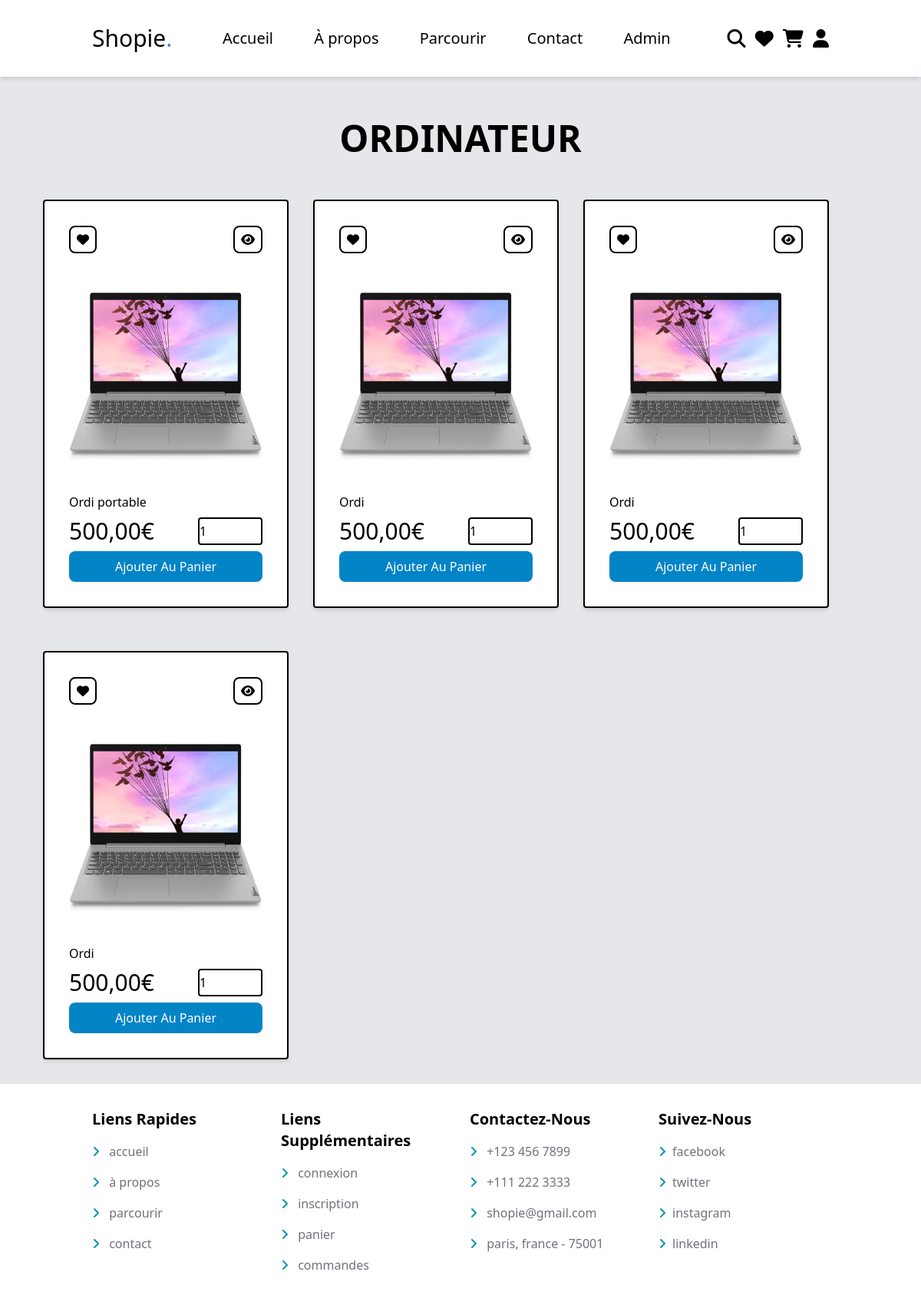
The page /index.php?action=category&category=ordinateur on the database its author committed.
### tables this page shows
CREATE TABLE `products` (
  `id` int NOT NULL,
  `name` varchar(255) NOT NULL,
  `details` text,
  `price` decimal(10,2) NOT NULL,
  `image_1` varchar(255) NOT NULL,
  `image_2` varchar(255) NOT NULL,
  `image_3` varchar(255) NOT NULL,
  `category` varchar(255) DEFAULT NULL
);

### controllers/ProductController.php (called while the page is built, shortened)
<?php
class ProductController {
    public function getProductsByCategory($categoryName) {
        $productModel = new ProductModel();
        $products = $productModel->getByCategory($categoryName);
        $this->renderView('category', ['products' => $products, 'categoryName' => $categoryName]);
    }
    private function renderView($viewName, $data = []) {
        include('./views/template.php');
        }
}

### index.php (called while the page is built, shortened)
<?php
$router = new Router();
$router->routerRequest();

### config/Database.php (called while the page is built)
<?php
class Database {
        private $pdo;
        public function __construct() {
            $this->pdo = new PDO('mysql:host=localhost;dbname=shopie_db', 'root', 'T6yeefjbw!');
        }
        public function getPdo() {
            return $this->pdo;
        }
}

### models/ProductModel.php (called while the page is built, shortened)
<?php
class ProductModel {
        private $pdo;
        public function __construct() {
            $this->pdo = (new Database())->getPdo();
        }
        public function getByCategory($categoryName) {
            $sql = "SELECT * FROM products WHERE category = ?";
            $stmt = $this->pdo->prepare($sql);
            $stmt->execute([$categoryName]);
            return $stmt->fetchAll();
        }
}

### views/category.php (the view, shortened to what this page needs)
<main class="bg-gray-200">
    <section class="products quick-view m-auto max-w-6xl p-8">
    <h1 class="heading text-5xl mb-8 uppercase text-center mt-6 font-semibold"><?= $categoryName ?></h1>
    <div class="box-container flex gap-8 flex-wrap">
    <?php foreach ($products as $product) : ?>
        <form action="" method="post" class="box w-80 flex flex-col gap-2 p-8 rounded border-black border-2 shadow-md mt-6 bg-white">
            <div class="flex justify-between mb-2 ">
                <button class="fas fa-heart fas fa-heart border-black border-2 p-2 rounded-lg hover:bg-gray-800 hover:text-white" type="submit" name="add_to_wishlist"></button>
                <a href="index.php?action=product&id=<?= $product['id'] ?>" class="fas fa-eye border-black border-2 p-2 rounded-lg hover:bg-gray-800 hover:text-white"></a>
            </div>
            <img class="h-72 w-full object-contain" src=./uploaded_images/<?= $product['image_1'] ?> alt="<?= $product['name'] ?>">
            <div class="name"><?= $product['name']; ?></div>
            <div class="flex justify-between">
                <div class="price text-3xl"><?= number_format($product['price'], 2, ',', ' ') ?><span>€</span></div>
                <input type="number" name="qty" class="border-black border-2 rounded qty" min="1" max="99" onkeypress="if(this.value.length == 2) return false;" value="1">
            </div>
            <input class="hover:bg-black cursor-pointer btn w-full py-2 px-4 bg-sky-600 rounded-lg text-white capitalize" type="submit" value="ajouter au panier" class="btn" name="add_to_cart">
        </form>
    <?php endforeach; ?>
    </div>
    </section>
</main>

### router/Router.php (shortened to what this page needs)
<?php
class Router {
    private $productController;
    public function __construct() {
        $this->productController = new ProductController();
    }
    public function routerRequest() {
        try {
            if (isset($_GET['action'])) {
                $action = $_GET['action'];
                switch ($action) {
                    case 'category' :
                        if (isset($_GET['category'])) {
                            $categoryName = $_GET['category'];
                            $this->productController->getProductsByCategory($categoryName);
                        } else {
                            throw new Exception("Nom de catégorie non valide");
                        }
                        break;
                    }
            } else {
                $this->productController->home();
            }
        } catch (Exception $e) {
            echo "Erreur : " . $e->getMessage();
        }
    }
}

### views/template.php (shortened to what this page needs)
<!DOCTYPE html>
<html>
<head>
    <link rel="stylesheet" href="https://unpkg.com/swiper@8/swiper-bundle.min.css" />
    <link rel="stylesheet" href="https://cdnjs.cloudflare.com/ajax/libs/font-awesome/6.1.1/css/all.min.css">
</head>
<body class="m-0 p-0 border-none outline-none no-underline box-border">
    <header class="sticky left-0 top-0 right-0 shadow-md bg-white z-10">
        <section class="flex p-8 items-center justify-between max-w-5xl m-auto">
            <a href="index.php" class="text-3xl">Shopie<span class="text-blue-500">.</span></a>
            <nav class="text-xl">
                <a class="mx-6 hover:text-cyan-600 hover:underline" href="index.php">Accueil</a>
                <a class="mx-6 hover:text-cyan-600 hover:underline" href="index.php?action=about">À propos</a>
                <a class="mx-6 hover:text-cyan-600 hover:underline" href="index.php?action=parcourir">Parcourir</a>
                <a class="mx-6 hover:text-cyan-600 hover:underline" href="index.php?action=contact">Contact</a>
                <a class="mx-6 hover:text-cyan-600 hover:underline" href="index.php?action=admin">Admin</a>
            </nav>
            <div>
            <a href="search_page.php"><i class="fas fa-search text-2xl ml-2"></i></a>
            <a href="wishlist.php"><i class="fas fa-heart text-2xl ml-2"></i><span></span></a>
            <a href="cart.php"><i class="fas fa-shopping-cart text-2xl ml-2"></i><span></span></a>
            <div id="user-btn" class="fas fa-user text-2xl ml-2"></div>
            </div>
        </section>
    </header>
    <?php include($contentView); ?>
    <footer>
        <section class="grid grid-cols-4 gap-6 items-start max-w-5xl m-auto p-8">
            <div class="flex flex-col gap-4">
                <h3 class="capitalize text-xl font-bold">liens rapides</h3>
                <a href="home.php" class="group text-zinc-500 hover:text-cyan-600"> <i class="fas fa-angle-right pr-2 text-cyan-600 duration-100 group-hover:pr-4"></i> accueil</a>
                <a href="about.php" class="group text-zinc-500 hover:text-cyan-600"> <i class="fas fa-angle-right pr-2 text-cyan-600 duration-100 group-hover:pr-4"></i> à propos</a>
                <a href="shop.php" class="group text-zinc-500 hover:text-cyan-600"> <i class="fas fa-angle-right pr-2 text-cyan-600 duration-100 group-hover:pr-4"></i> parcourir</a>
                <a href="contact.php" class="group text-zinc-500 hover:text-cyan-600"> <i class="fas fa-angle-right pr-2 text-cyan-600 duration-100 group-hover:pr-4"></i> contact</a>
            </div>
            <div class="flex flex-col gap-4">
                <h3 class="capitalize text-xl font-bold">liens supplémentaires</h3>
                <a href="user_login.php" class="group text-zinc-500 hover:text-cyan-600"> <i class="fas fa-angle-right pr-2 text-cyan-600 duration-100 group-hover:pr-4"></i> connexion</a>
                <a href="user_register.php" class="group text-zinc-500 hover:text-cyan-600"> <i class="fas fa-angle-right pr-2 text-cyan-600 duration-100 group-hover:pr-4"></i> inscription</a>
                <a href="cart.php" class="group text-zinc-500 hover:text-cyan-600"> <i class="fas fa-angle-right pr-2 text-cyan-600 duration-100 group-hover:pr-4"></i> panier</a>
                <a href="orders.php" class="group text-zinc-500 hover:text-cyan-600"> <i class="fas fa-angle-right pr-2 text-cyan-600 duration-100 group-hover:pr-4"></i> commandes</a>
            </div>
            <div class="flex flex-col gap-4">
                <h3 class="capitalize text-xl font-bold">contactez-nous</h3>
                <a href="tel:1234567890" class="group text-zinc-500 hover:text-cyan-600"> <i class="fas fa-angle-right pr-2 text-cyan-600 duration-100 group-hover:pr-4"></i> +123 456 7899</a>
                <a href="tel:11122233333" class="group text-zinc-500 hover:text-cyan-600"> <i class="fas fa-angle-right pr-2 text-cyan-600 duration-100 group-hover:pr-4"></i> +111 222 3333</a>
                <a href="mailto:shopie@gmail.com" class="group text-zinc-500 hover:text-cyan-600"> <i class="fas fa-angle-right pr-2 text-cyan-600 duration-100 group-hover:pr-4"></i> shopie@gmail.com</a>
                <a href="https://www.google.com/myplace" class="group text-zinc-500 hover:text-cyan-600"> <i class="fas fa-angle-right pr-2 text-cyan-600 duration-100 group-hover:pr-4"></i> paris, france - 75001 </a>
            </div>
            <div class="flex flex-col gap-4">
                <h3 class="capitalize text-xl font-bold">suivez-nous</h3>
                <a href="#" class="group text-zinc-500 hover:text-cyan-600"> <i class="fas fa-angle-right pr-2 text-cyan-600 duration-100 group-hover:pr-4"></i>facebook</a>
                <a href="#" class="group text-zinc-500 hover:text-cyan-600"> <i class="fas fa-angle-right pr-2 text-cyan-600 duration-100 group-hover:pr-4"></i>twitter</a>
                <a href="#" class="group text-zinc-500 hover:text-cyan-600"> <i class="fas fa-angle-right pr-2 text-cyan-600 duration-100 group-hover:pr-4"></i>instagram</a>
                <a href="#" class="group text-zinc-500 hover:text-cyan-600"> <i class="fas fa-angle-right pr-2 text-cyan-600 duration-100 group-hover:pr-4"></i>linkedin</a>
            </div>
        </section>
    </footer>
    <script src="https://cdn.tailwindcss.com"></script>
</body>
</html>

### rows shown on the page
products: image_1 (picture), name "Ordi portable", price "500,00"
products: image_1 (picture), name "Ordi", price "500,00"
products: image_1 (picture), name "Ordi", price "500,00"
products: image_1 (picture), name "Ordi", price "500,00"

### other values the page prints
$categoryName "ORDINATEUR"
